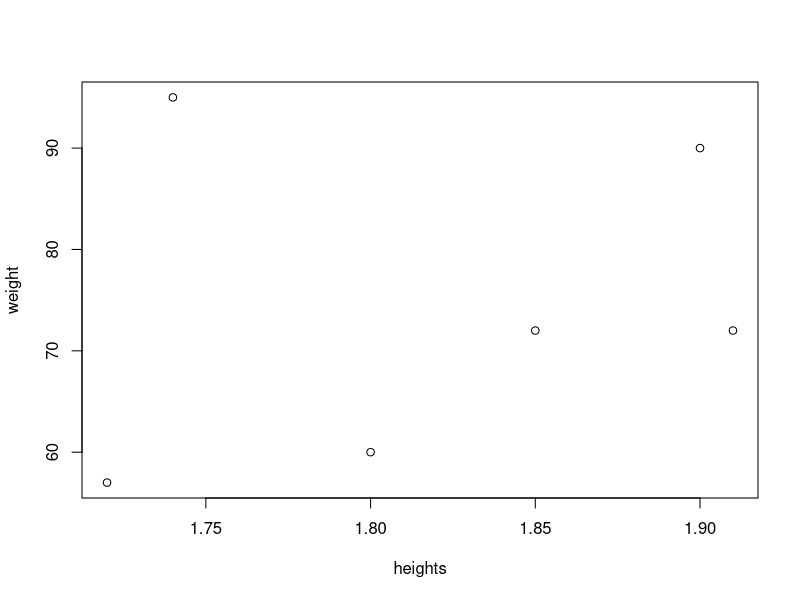
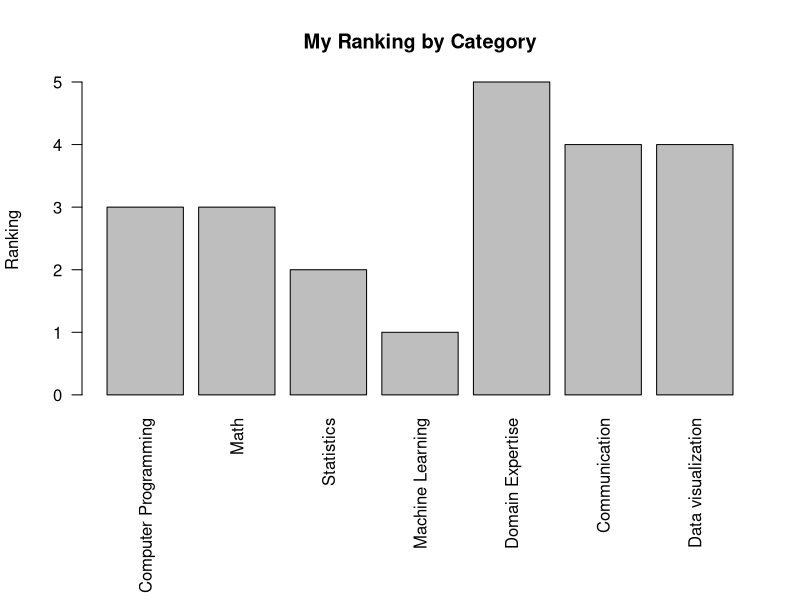

Reproduce these figures in R, in order.

#1
  #a) Log of Positive Number
  log(7)
  
  #b)
  ?log
  #Answer log 10
  
  #C)
  log(-1)
  #Warning message:
  #  In log(-1) : NaNs produced   Log of a negative number is undefined
  
  #d)
  sqrt(64)


#2

  #a)
  vector <- runif(15, min=0, max=100)
  
  
  mean <- mean(vector)
  sd <- sd(vector)
  
  #b)
  
  mean <- 10
  sd <- 2
  
  
  vector2 <- runif(15, min=0, max=100)
  
  mean2 <- mean(vector2)
  sd2 <- sd(vector2)
  
  #c)
  # These were random samples of 15 between 1-100 (decimcal).  
  
  
  #3 
    #a) - #c)
  weight <- c(60,72,57,90,95,72)
  heights <- c(1.8,1.85,1.72,1.90,1.74,1.91)
  
  #d
  plot(weight ~ heights)
  
  # As people get taller, you can see that weight increases.  There is one person that is short that weighs more than others that seems to be an outlier.
  
  #e
  
  bmi <- weight/(heights * heights)
  
  #f
  
  meanweight <- mean(weight)
  
  meanweight
  
  #g
  meanweighterror <- meanweight - weight
  
  #h
  sum(meanweighterror)
  
  #4)
  
  profile <- data.frame("Category" = "Computer Programming" , "Ranking" =  3, stringsAsFactors = FALSE)
  
  
 profile <- rbind(profile, c("Math",3))
 profile <- rbind(profile, c("Statistics", 2))
 profile <- rbind(profile, c("Machine Learning",1))
 profile <- rbind(profile, c("Domain Expertise",5))
 profile <- rbind(profile, c("Communication", 4))
 profile <- rbind(profile, c("Data visualization", 4))
 
 profile$Ranking <- as.numeric(profile$Ranking)
 
 op <- par(mar = c(10,4,4,2) + 0.1) 
 
 barplot(profile$Ranking, names = profile$Category,  horiz = F, ylab = "Ranking", las = 2, main = "My Ranking by Category" )
  
 #5)
 
 
  